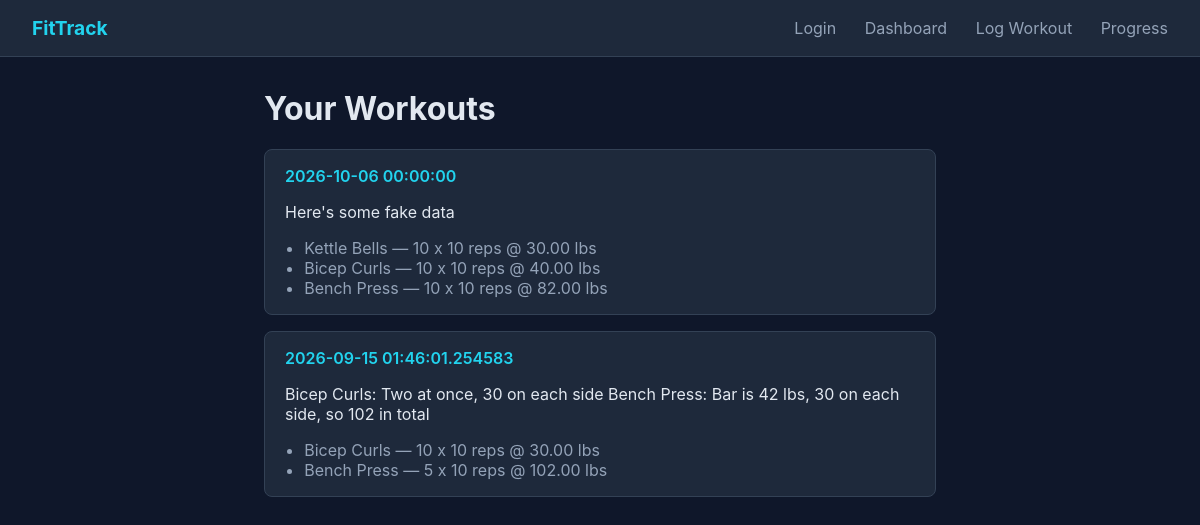
The page / (signed in) on the database its author committed.
### main.py (models this page shows)
class Workouts(db.Model):
    sets = db.relationship('Set_Entries', backref='workout')
    id = db.Column(db.Integer, primary_key=True)
    user_id = db.Column(db.Integer, db.ForeignKey('users.id'))
    date = db.Column(db.DateTime, default=datetime.utcnow)
    notes = db.Column(db.String(100))
    created_at = db.Column(db.DateTime, default=datetime.utcnow)

class Set_Entries(db.Model):
    exercise = db.relationship('Exercises')
    id = db.Column(db.Integer, primary_key=True)
    workout_id = db.Column(db.Integer, db.ForeignKey('workouts.id'))
    exercise_id = db.Column(db.Integer, db.ForeignKey('exercises.id'))
    set_count = db.Column(db.Integer)
    rep = db.Column(db.Integer)
    weight = db.Column(db.Numeric(6,2))

class Exercises(db.Model):
    id = db.Column(db.Integer, primary_key=True)
    name = db.Column(db.String(100), unique=True, nullable=False)
    muscle_group = db.Column(db.String(50))

### main.py (the view)
@app.route("/")
def index():
    if "user_id" not in session:
        return redirect(url_for("login"))
    workouts = Workouts.query.filter_by(
        user_id = session["user_id"]
    ).order_by(Workouts.id.desc()).all()
    return render_template("index.html", workouts= workouts)

### templates/index.html (shortened to what this page needs)
{% extends "base.html" %}
{% block content %}
    <h1>Your Workouts</h1>
    <div class="card-list">
        {% for workout in workouts %}
        <div class="card">
            <div class="card-header">
                <span class="date">{{ workout.date }}</span>
            </div>
            <p class="notes">{{ workout.notes }}</p>
            <ul class="set-list">
                {% for set in workout.sets %}
                <li>{{ set.exercise.name }} — {{set.set_count}} x {{ set.rep }} reps @ {{ set.weight }} lbs</li>
                {% endfor %}
            </ul>
        </div>
        {% else %}
        <p class="empty-state">No workouts logged yet. <a href="{{ url_for('log_workout') }}">Log your first one.</a></p>
        {% endfor %}
    </div>
{% endblock %}

### templates/base.html (shortened to what this page needs)
<!DOCTYPE html>
<html lang="en">
<head>
    <link rel="stylesheet" href="{{ url_for('static', filename='styles/style.css') }}">
</head>
<body>
    <nav class="navbar">
        <a href="{{ url_for('index') }}" class="brand">FitTrack</a>
        <div class="nav-links">
            <a href="{{ url_for('login') }}">Login</a>
            <a href="{{ url_for('index') }}">Dashboard</a>
            <a href="{{ url_for('log_workout') }}">Log Workout</a>
            <a href="{{ url_for('progress') }}">Progress</a>
        </div>
    </nav>
    <main class="container">
        {% block content %}{% endblock %}
    </main>
</body>
</html>

### static/styles/style.css (style rules this page uses)
:root { --bg: #0f172a; --surface: #1e293b; --border: #334155; --text: #e2e8f0; --text-dim: #94a3b8; --accent: #22d3ee; }
* { box-sizing: border-box; }
body { margin: 0; font-family: -apple-system, BlinkMacSystemFont, "Segoe UI", sans-serif; background: var(--bg); color: var(--text); }
.navbar { display: flex; justify-content: space-between; align-items: center; padding: 1rem 2rem; background: var(--surface); border-bottom: 1px solid var(--border); }
.brand { font-weight: 700; color: var(--accent); text-decoration: none; font-size: 1.2rem; }
.nav-links a { color: var(--text-dim); text-decoration: none; margin-left: 1.5rem; }
.container { max-width: 720px; margin: 2rem auto; padding: 0 1.5rem; }
.card-list { display: flex; flex-direction: column; gap: 1rem; }
.card { background: var(--surface); border: 1px solid var(--border); border-radius: 8px; padding: 1rem 1.25rem; }
.card-header .date { color: var(--accent); font-weight: 600; }
.set-list { margin: 0.5rem 0 0; padding-left: 1.2rem; color: var(--text-dim); }

### rows shown on the page
Workouts: date "2026-10-06 00:00:00", notes "Here's some fake data"
Set_Entries: exercise.name "Kettle Bells", set_count "10", rep "10", weight "30.00"
Set_Entries: exercise.name "Bicep Curls", set_count "10", rep "10", weight "40.00"
Set_Entries: exercise.name "Bench Press", set_count "10", rep "10", weight "82.00"
Workouts: date "2026-09-15 01:46:01.254583", notes "Bicep Curls: Two at once, 30 on each side Bench Press: Bar is 42 lbs, 30 on each side, so 102 in total"
Set_Entries: exercise.name "Bicep Curls", set_count "10", rep "10", weight "30.00"
Set_Entries: exercise.name "Bench Press", set_count "5", rep "10", weight "102.00"
